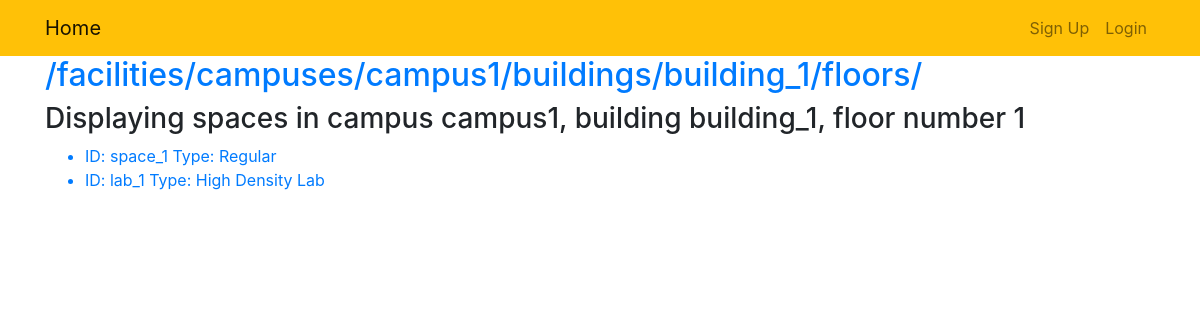
Screenshot of /facilities/campuses/campus1/buildings/building_1/floors/1/spaces/ with the database file from the repository.
### facilities/models.py (models this page shows, shortened)
class Space(models.Model):
    id = models.CharField(primary_key=True, max_length=MAX_LENGTH)
    type = models.CharField(choices=(('Regular', 'Regular'), ('Low Density Lab', 'Low Density Lab'),
                                     ('High Density Lab', 'High Density Lab')),
                            max_length=MAX_LENGTH)
    floor = models.ForeignKey(Floor, on_delete=models.CASCADE)

### facilities/views.py (the view)
def display_floor(request, campus_id, building_id, floor_num):
    wanted_campus = get_object_or_404(Campus, id=campus_id)
    wanted_building = get_object_or_404(Building, campus=wanted_campus, id=building_id)
    wanted_floor = get_object_or_404(Floor, building=wanted_building, floor_num=int(floor_num))
    spaces = Space.objects.filter(floor=wanted_floor)
    return render(request, 'facilities/spaces.html', {'items': spaces, 'campus_id': campus_id,
                                                      'building_id': building_id, 'floor_num': floor_num})

### facilities/templates/facilities/spaces.html
{% extends 'custom_user/base.html' %}
{% block content %}
<body>
    <h2>
        <a href="{% url 'facilities:building_floors' campus_id=campus_id building_id=building_id%}">
            {% url 'facilities:building_floors' campus_id=campus_id building_id=building_id%}
        </a>
    </h2>
    <h3>Displaying spaces in campus {{campus_id}}, building {{building_id}}, floor number {{floor_num}}</h3>
    <ul>
        {% for item in items%}
        <a href="{% url 'facilities:space_cubics' campus_id=campus_id building_id=building_id floor_num=floor_num space_id=item.id%}">
         <li>
            ID: {{ item.id }}
            Type: {{ item.type }}
         </li>
        </a>
        {% endfor %}
    </ul>
</body>
{% endblock %}

### rows the page displays
Space: id "space_1", type "Regular"
Space: id "lab_1", type "High Density Lab"

### other values shown
{{ campus_id }} "campus1"
{{ building_id }} "building_1"
{{ floor_num }} "1"
